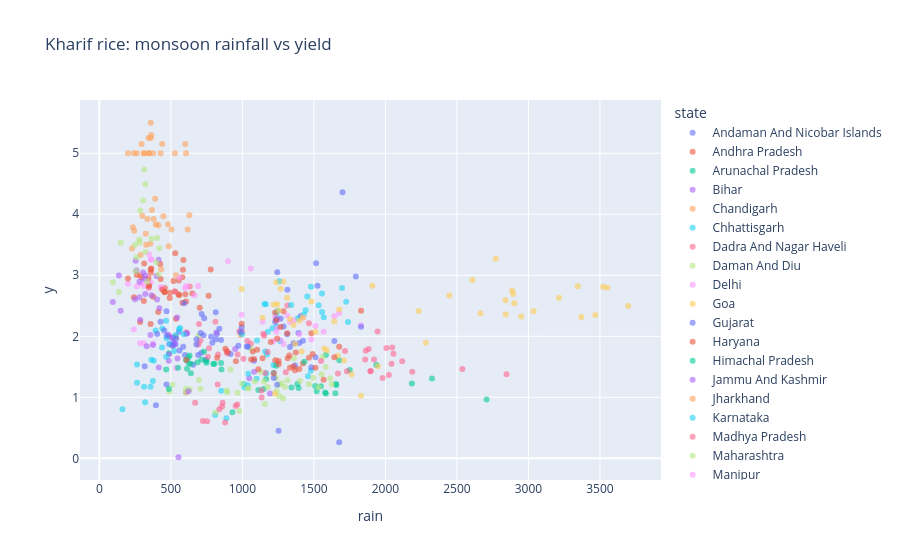

Source (notebook cell):
### Code cell
# --- Cell 8: Rainfall vs yield ---
# Overall correlation is negative. This most likely does not mean rain hurts crops:
# low-rain irrigated states (Punjab, Haryana) have the best yields (confounding, not tested here).
for c in ["Rice", "Wheat", "Maize"]:
    x = merged[merged.crop == c]
    print(c, "correlation (rainfall, yield):", round(x["season_rainfall"].corr(x["yield"]), 3))

r = merged[(merged.crop == "Rice") & (merged.season == "Kharif")].groupby(["state", "year"]).agg(
    y=("yield", "mean"), rain=("season_rainfall", "mean")).reset_index()
px.scatter(r, x="rain", y="y", color="state", opacity=0.6, title="Kharif rice: monsoon rainfall vs yield")

### Figure 1 — Plotly figure (JSON) as saved in the notebook; plotly's stock layout.template omitted (floating-point values rounded to 4 significant figures)
{"data": [{"hovertemplate": "state=Andaman And Nicobar Islands<br>rain=%{x}<br>y=%{y}<extra></extra>", "legendgroup": "Andaman And Nicobar Islands", "marker": {"color": "#636efa", "opacity": 0.6, "symbol": "circle"}, "mode": "markers", "name": "Andaman And Nicobar Islands", "orientation": "v", "showlegend": true, "type": "scatter", "x": [1244.0, 1515.0, 1526.0, 1406.0, 1392.0, 1700.0, 1315.0, 1793.0], "xaxis": "x", "y": [3.052, 3.198, 2.828, 2.329, 2.053, 4.36, 2.763, 2.981], "yaxis": "y"}, {"hovertemplate": "state=Andhra Pradesh<br>rain=%{x}<br>y=%{y}<extra></extra>", "legendgroup": "Andhra Pradesh", "marker": {"color": "#EF553B", "opacity": 0.6, "symbol": "circle"}, "mode": "markers", "name": "Andhra Pradesh", "orientation": "v", "showlegend": true, "type": "scatter", "x": [532.7, 702.0, 411.8, 650.4, 491.7, 358.4, 558.2, 455.6, 581.1, 554.2, 778.8, 555.5, 457.6, 764.0, 518.2, 580.6, 494.0, 425.6, 584.8, 530.6, 588.0], "xaxis": "x", "y": [1.991, 2.47, 2.4, 2.7, 2.627, 2.202, 2.672, 2.72, 2.55, 2.689, 3.094, 2.914, 2.791, 2.667, 2.908, 2.97, 2.714, 3.184, 3.091, 3.36, 3.25], "yaxis": "y"}, {"hovertemplate": "state=Arunachal Pradesh<br>rain=%{x}<br>y=%{y}<extra></extra>", "legendgroup": "Arunachal Pradesh", "marker": {"color": "#00cc96", "opacity": 0.6, "symbol": "circle"}, "mode": "markers", "name": "Arunachal Pradesh", "orientation": "v", "showlegend": true, "type": "scatter", "x": [1584.0, 2707.0, 1519.0, 1650.0, 1148.0, 1549.0, 1657.0, 1579.0, 1344.0, 1393.0, 2185.0, 1509.0, 1112.0, 1654.0, 1384.0, 2326.0, 1166.0, 1751.0, 1937.0, 1678.0, 1584.0], "xaxis": "x", "y": [1.061, 0.9656, 1.099, 1.068, 1.137, 1.182, 1.202, 1.081, 1.162, 1.151, 1.226, 1.184, 1.12, 1.219, 1.22, 1.309, 1.3, 1.446, 1.532, 1.607, 1.692], "yaxis": "y"}, {"hovertemplate": "state=Bihar<br>rain=%{x}<br>y=%{y}<extra></extra>", "legendgroup": "Bihar", "marker": {"color": "#ab63fa", "opacity": 0.6, "symbol": "circle"}, "mode": "markers", "name": "Bihar", "orientation": "v", "showlegend": true, "type": "scatter", "x": [1193.0, 1048.0, 949.8, 1082.0], "xaxis": "x", "y": [1.061, 1.311, 1.792, 1.419], "yaxis": "y"}, {"hovertemplate": "state=Chandigarh<br>rain=%{x}<br>y=%{y}<extra></extra>", "legendgroup": "Chandigarh", "marker": {"color": "#FFA15A", "opacity": 0.6, "symbol": "circle"}, "mode": "markers", "name": "Chandigarh", "orientation": "v", "showlegend": true, "type": "scatter", "x": [535.7, 285.4, 311.1, 376.2, 241.8, 528.4, 347.4, 428.8, 262.6, 313.8, 606.5, 346.2, 600.8, 439.8, 360.7, 363.3, 200.3, 295.3, 343.4, 359.4], "xaxis": "x", "y": [3.0, 3.0, 5.0, 5.0, 5.0, 5.0, 5.0, 5.0, 5.0, 5.0, 5.0, 5.0, 5.15, 5.15, 5.25, 5.3, 5.0, 5.15, 5.25, 5.5], "yaxis": "y"}, {"hovertemplate": "state=Chhattisgarh<br>rain=%{x}<br>y=%{y}<extra></extra>", "legendgroup": "Chhattisgarh", "marker": {"color": "#19d3f3", "opacity": 0.6, "symbol": "circle"}, "mode": "markers", "name": "Chhattisgarh", "orientation": "v", "showlegend": true, "type": "scatter", "x": [887.8, 1459.0, 809.4, 1479.0, 1014.0, 1099.0, 1219.0, 1167.0, 1037.0, 852.1, 1172.0, 1218.0, 1265.0, 1160.0, 1102.0, 1010.0, 1178.0, 1041.0], "xaxis": "x", "y": [0.6585, 1.344, 0.711, 1.436, 1.161, 1.304, 1.403, 1.395, 1.198, 1.108, 1.701, 1.528, 1.919, 1.75, 1.93, 1.22, 2.077, 1.387], "yaxis": "y"}, {"hovertemplate": "state=Dadra And Nagar Haveli<br>rain=%{x}<br>y=%{y}<extra></extra>", "legendgroup": "Dadra And Nagar Haveli", "marker": {"color": "#FF6692", "opacity": 0.6, "symbol": "circle"}, "mode": "markers", "name": "Dadra And Nagar Haveli", "orientation": "v", "showlegend": true, "type": "scatter", "x": [966.7, 489.7, 510.5, 811.5, 632.2, 1152.0, 979.2, 1315.0, 1465.0, 1177.0, 893.9, 605.7, 1035.0, 889.7, 706.7, 1060.0, 692.8, 606.2, 696.8, 997.7], "xaxis": "x", "y": [1.701, 1.996, 1.851, 2.238, 2.818, 2.01, 2.084, 2.503, 2.214, 1.743, 1.721, 1.08, 1.923, 1.76, 1.93, 1.876, 1.867, 2.067, 2.2, 2.074], "yaxis": "y"}, {"hovertemplate": "state=Daman And Diu<br>rain=%{x}<br>y=%{y}<extra></extra>", "legendgroup": "Daman And Diu", "marker": {"color": "#B6E880", "opacity": 0.6, "symbol": "circle"}, "mode": "markers", "name": "Daman And Diu", "orientation": "v", "showlegend": true, "type": "scatter", "x": [966.7, 489.7, 510.5, 811.5, 632.2, 1152.0, 979.2, 1315.0, 1465.0, 1177.0, 893.9, 605.7, 1035.0, 889.7, 706.7, 1060.0, 692.8, 606.2, 696.8, 997.7], "xaxis": "x", "y": [1.075, 1.095, 1.206, 0.7505, 1.127, 1.26, 0.7745, 1.278, 1.216, 1.171, 1.083, 1.083, 1.151, 1.113, 1.141, 1.8, 2.009, 1.139, 1.286, 1.222], "yaxis": "y"}, {"hovertemplate": "state=Delhi<br>rain=%{x}<br>y=%{y}<extra></extra>", "legendgroup": "Delhi", "marker": {"color": "#FF97FF", "opacity": 0.6, "symbol": "circle"}, "mode": "markers", "name": "Delhi", "orientation": "v", "showlegend": true, "type": "scatter", "x": [535.7, 285.4, 311.1, 376.2, 241.8, 528.4, 347.4, 428.8, 262.6, 313.8, 606.5, 346.2, 600.8, 439.8, 360.7, 363.3, 200.3, 295.3, 343.4, 359.4], "xaxis": "x", "y": [1.479, 1.885, 1.887, 1.883, 2.117, 2.735, 3.347, 2.81, 2.82, 2.823, 2.823, 2.787, 2.787, 2.787, 3.258, 3.258, 2.861, 2.861, 2.89, 2.876], "yaxis": "y"}, {"hovertemplate": "state=Goa<br>rain=%{x}<br>y=%{y}<extra></extra>", "legendgroup": "Goa", "marker": {"color": "#FECB52", "opacity": 0.6, "symbol": "circle"}, "mode": "markers", "name": "Goa", "orientation": "v", "showlegend": true, "type": "scatter", "x": [2893.0, 2900.0, 2665.0, 2841.0, 2233.0, 2446.0, 2772.0, 2886.0, 3522.0, 3036.0, 3370.0, 2949.0, 2282.0, 3467.0, 3697.0, 2839.0, 3345.0, 2609.0, 1909.0, 3551.0, 3214.0], "xaxis": "x", "y": [2.694, 2.543, 2.377, 2.355, 2.415, 2.671, 3.27, 2.749, 2.812, 2.412, 2.317, 2.326, 1.893, 2.348, 2.495, 2.59, 2.821, 2.922, 2.829, 2.795, 2.633], "yaxis": "y"}, {"hovertemplate": "state=Gujarat<br>rain=%{x}<br>y=%{y}<extra></extra>", "legendgroup": "Gujarat", "marker": {"color": "#636efa", "opacity": 0.6, "symbol": "circle"}, "mode": "markers", "name": "Gujarat", "orientation": "v", "showlegend": true, "type": "scatter", "x": [691.0, 317.0, 395.6, 656.5, 469.6, 917.4, 714.0, 972.0, 1081.0, 1031.0, 743.4, 598.8, 1039.0, 814.7, 513.4, 851.0, 532.9, 518.0, 556.8, 821.7], "xaxis": "x", "y": [1.695, 1.511, 0.872, 1.534, 1.209, 1.711, 1.732, 1.843, 1.6, 1.833, 1.616, 1.693, 1.828, 1.952, 1.979, 1.94, 1.868, 1.896, 2.074, 2.038], "yaxis": "y"}, {"hovertemplate": "state=Haryana<br>rain=%{x}<br>y=%{y}<extra></extra>", "legendgroup": "Haryana", "marker": {"color": "#EF553B", "opacity": 0.6, "symbol": "circle"}, "mode": "markers", "name": "Haryana", "orientation": "v", "showlegend": true, "type": "scatter", "x": [457.5, 535.7, 285.4, 311.1, 376.2, 241.8, 528.4, 347.4, 428.8, 262.6, 313.8, 606.5, 346.2, 600.8, 439.8, 360.7, 363.3, 200.3, 295.3, 343.4, 359.4], "xaxis": "x", "y": [2.73, 2.286, 2.236, 2.579, 2.646, 2.641, 2.733, 2.832, 2.941, 3.005, 3.191, 2.569, 2.807, 2.69, 2.761, 3.042, 3.112, 2.947, 2.964, 2.95, 3.096], "yaxis": "y"}, {"hovertemplate": "state=Himachal Pradesh<br>rain=%{x}<br>y=%{y}<extra></extra>", "legendgroup": "Himachal Pradesh", "marker": {"color": "#00cc96", "opacity": 0.6, "symbol": "circle"}, "mode": "markers", "name": "Himachal Pradesh", "orientation": "v", "showlegend": true, "type": "scatter", "x": [854.3, 804.8, 639.9, 622.5, 486.6, 613.3, 467.5, 640.3, 732.1, 630.9, 749.5, 550.4, 851.1, 796.5, 686.3, 748.2, 486.6, 607.1, 624.8, 715.7], "xaxis": "x", "y": [1.456, 1.55, 1.549, 1.655, 1.136, 1.47, 1.455, 1.396, 1.752, 1.686, 1.599, 1.485, 1.562, 1.545, 1.576, 1.565, 1.72, 1.613, 1.559, 1.619], "yaxis": "y"}, {"hovertemplate": "state=Jammu And Kashmir<br>rain=%{x}<br>y=%{y}<extra></extra>", "legendgroup": "Jammu And Kashmir", "marker": {"color": "#ab63fa", "opacity": 0.6, "symbol": "circle"}, "mode": "markers", "name": "Jammu And Kashmir", "orientation": "v", "showlegend": true, "type": "scatter", "x": [553.4, 415.5, 486.0, 546.2, 488.2, 488.6, 331.6, 609.6, 817.8, 506.1, 374.8, 522.9, 357.3, 523.0, 623.2, 614.0, 482.8, 543.9], "xaxis": "x", "y": [0.01774, 1.488, 1.6, 1.634, 1.708, 1.87, 1.838, 2.041, 2.061, 1.975, 1.859, 1.872, 2.022, 1.887, 1.098, 2.049, 2.026, 2.31], "yaxis": "y"}, {"hovertemplate": "state=Jharkhand<br>rain=%{x}<br>y=%{y}<extra></extra>", "legendgroup": "Jharkhand", "marker": {"color": "#FFA15A", "opacity": 0.6, "symbol": "circle"}, "mode": "markers", "name": "Jharkhand", "orientation": "v", "showlegend": true, "type": "scatter", "x": [988.1], "xaxis": "x", "y": [2.023], "yaxis": "y"}, {"hovertemplate": "state=Karnataka<br>rain=%{x}<br>y=%{y}<extra></extra>", "legendgroup": "Karnataka", "marker": {"color": "#19d3f3", "opacity": 0.6, "symbol": "circle"}, "mode": "markers", "name": "Karnataka", "orientation": "v", "showlegend": true, "type": "scatter", "x": [1738.0, 1569.0, 1387.0, 1430.0, 1240.0, 997.6, 1211.0, 1238.0, 1533.0, 1442.0, 1726.0, 1342.0, 1557.0, 1454.0, 1556.0, 1246.0, 1697.0, 1480.0, 1164.0, 1155.0, 1260.0], "xaxis": "x", "y": [2.233, 2.311, 2.292, 2.357, 2.155, 2.035, 2.133, 2.369, 2.509, 2.426, 2.568, 2.513, 2.397, 2.653, 2.703, 2.418, 2.792, 2.812, 2.527, 2.53, 2.901], "yaxis": "y"}, {"hovertemplate": "state=Madhya Pradesh<br>rain=%{x}<br>y=%{y}<extra></extra>", "legendgroup": "Madhya Pradesh", "marker": {"color": "#FF6692", "opacity": 0.6, "symbol": "circle"}, "mode": "markers", "name": "Madhya Pradesh", "orientation": "v", "showlegend": true, "type": "scatter", "x": [879.4, 1134.0, 723.2, 858.7, 753.3, 1135.0, 839.8, 964.3, 953.0, 669.9, 861.8, 827.6, 1158.0, 1007.0, 1304.0, 759.1, 829.8, 1146.0, 766.9], "xaxis": "x", "y": [0.5864, 1.111, 0.6129, 0.8492, 0.6084, 0.9974, 0.8036, 0.8814, 0.8567, 0.9126, 0.9108, 1.212, 1.4, 1.631, 1.411, 1.663, 1.701, 2.04, 1.806], "yaxis": "y"}, {"hovertemplate": "state=Maharashtra<br>rain=%{x}<br>y=%{y}<extra></extra>", "legendgroup": "Maharashtra", "marker": {"color": "#B6E880", "opacity": 0.6, "symbol": "circle"}, "mode": "markers", "name": "Maharashtra", "orientation": "v", "showlegend": true, "type": "scatter", "x": [1240.0, 1402.0, 1259.0, 1284.0, 1088.0, 1157.0, 1275.0, 1258.0, 1625.0, 1533.0, 1555.0, 1298.0, 1044.0, 1613.0, 1496.0, 1236.0, 1583.0, 1127.0, 917.9, 1562.0, 1360.0], "xaxis": "x", "y": [1.102, 1.268, 1.212, 0.9862, 1.262, 0.8909, 1.232, 1.023, 1.216, 1.166, 1.376, 1.17, 1.147, 1.311, 1.32, 1.317, 1.495, 1.42, 1.456, 1.664, 1.638], "yaxis": "y"}, {"hovertemplate": "state=Manipur<br>rain=%{x}<br>y=%{y}<extra></extra>", "legendgroup": "Manipur", "marker": {"color": "#FF97FF", "opacity": 0.6, "symbol": "circle"}, "mode": "markers", "name": "Manipur", "orientation": "v", "showlegend": true, "type": "scatter", "x": [1568.0, 1511.0, 1358.0, 1333.0, 1398.0, 1423.0, 1643.0, 1141.0, 1253.0, 1677.0, 1243.0, 1220.0, 1482.0, 1313.0, 1268.0, 995.2, 1237.0, 1288.0, 1229.0, 1830.0], "xaxis": "x", "y": [2.076, 2.17, 2.261, 2.234, 2.033, 2.305, 2.328, 2.238, 2.276, 2.377, 2.134, 1.923, 1.948, 2.342, 1.937, 2.355, 2.073, 1.875, 2.315, 2.179], "yaxis": "y"}, {"hovertemplate": "state=Meghalaya<br>rain=%{x}<br>y=%{y}<extra></extra>", "legendgroup": "Meghalaya", "marker": {"color": "#FECB52", "opacity": 0.6, "symbol": "circle"}, "mode": "markers", "name": "Meghalaya", "orientation": "v", "showlegend": true, "type": "scatter", "x": [1763.0, 1947.0, 1710.0, 1667.0, 1413.0, 1590.0, 1573.0], "xaxis": "x", "y": [1.379, 1.508, 1.605, 1.681, 1.752, 1.768, 1.799], "yaxis": "y"}, {"hovertemplate": "state=Mizoram<br>rain=%{x}<br>y=%{y}<extra></extra>", "legendgroup": "Mizoram", "marker": {"color": "#636efa", "opacity": 0.6, "symbol": "circle"}, "mode": "markers", "name": "Mizoram", "orientation": "v", "showlegend": true, "type": "scatter", "x": [1368.0, 1511.0, 1358.0, 1333.0, 1398.0, 1423.0, 1643.0, 1253.0, 1677.0, 1243.0, 1220.0, 1482.0, 1313.0, 1268.0, 995.2, 1237.0, 1288.0, 1229.0, 1830.0], "xaxis": "x", "y": [1.524, 1.656, 1.887, 1.827, 1.89, 1.926, 1.921, 0.4515, 0.263, 1.206, 1.318, 1.494, 2.033, 2.293, 2.147, 2.282, 2.16, 2.233, 2.159], "yaxis": "y"}, {"hovertemplate": "state=Nagaland<br>rain=%{x}<br>y=%{y}<extra></extra>", "legendgroup": "Nagaland", "marker": {"color": "#EF553B", "opacity": 0.6, "symbol": "circle"}, "mode": "markers", "name": "Nagaland", "orientation": "v", "showlegend": true, "type": "scatter", "x": [1568.0, 1368.0, 1511.0, 1358.0, 1333.0, 1398.0, 1423.0, 1643.0, 1141.0, 1253.0, 1677.0, 1243.0, 1220.0, 1482.0, 1313.0, 1268.0, 995.2, 1237.0, 1288.0, 1229.0, 1830.0], "xaxis": "x", "y": [1.289, 1.442, 1.485, 1.505, 1.485, 1.463, 1.555, 1.656, 1.64, 1.596, 1.827, 1.965, 1.393, 2.051, 2.048, 2.151, 2.204, 2.262, 2.41, 2.391, 2.421], "yaxis": "y"}, {"hovertemplate": "state=Odisha<br>rain=%{x}<br>y=%{y}<extra></extra>", "legendgroup": "Odisha", "marker": {"color": "#00cc96", "opacity": 0.6, "symbol": "circle"}, "mode": "markers", "name": "Odisha", "orientation": "v", "showlegend": true, "type": "scatter", "x": [1433.0, 930.3, 1236.0], "xaxis": "x", "y": [1.584, 0.7537, 1.516], "yaxis": "y"}, {"hovertemplate": "state=Puducherry<br>rain=%{x}<br>y=%{y}<extra></extra>", "legendgroup": "Puducherry", "marker": {"color": "#ab63fa", "opacity": 0.6, "symbol": "circle"}, "mode": "markers", "name": "Puducherry", "orientation": "v", "showlegend": true, "type": "scatter", "x": [419.6, 249.6, 403.9, 149.6, 94.2, 136.6, 280.5, 399.7, 321.4, 280.4, 365.4, 306.4, 259.5, 321.5, 315.0, 285.9, 253.9, 414.6], "xaxis": "x", "y": [2.459, 2.608, 2.605, 2.418, 2.561, 2.995, 2.64, 2.987, 2.997, 2.893, 2.674, 3.045, 3.08, 2.695, 2.937, 2.273, 3.238, 3.254], "yaxis": "y"}, {"hovertemplate": "state=Punjab<br>rain=%{x}<br>y=%{y}<extra></extra>", "legendgroup": "Punjab", "marker": {"color": "#FFA15A", "opacity": 0.6, "symbol": "circle"}, "mode": "markers", "name": "Punjab", "orientation": "v", "showlegend": true, "type": "scatter", "x": [485.2, 432.6, 287.9, 326.9, 357.1, 228.5, 324.3, 234.0, 413.3, 504.8, 448.6, 629.4, 300.1, 395.1, 617.5, 379.5, 479.7, 244.6, 336.3, 367.9, 390.1], "xaxis": "x", "y": [3.478, 3.099, 3.332, 3.501, 3.517, 3.44, 3.679, 3.789, 3.821, 3.751, 3.968, 3.986, 3.978, 3.833, 3.749, 3.924, 3.834, 3.729, 3.922, 4.068, 4.254], "yaxis": "y"}, {"hovertemplate": "state=Rajasthan<br>rain=%{x}<br>y=%{y}<extra></extra>", "legendgroup": "Rajasthan", "marker": {"color": "#19d3f3", "opacity": 0.6, "symbol": "circle"}, "mode": "markers", "name": "Rajasthan", "orientation": "v", "showlegend": true, "type": "scatter", "x": [358.7, 313.4, 263.8, 320.0, 374.4, 161.9, 467.8, 363.8, 381.2, 522.3, 393.4, 438.4, 263.3, 533.8, 590.5, 491.2, 557.6, 440.6, 470.4, 564.9, 466.4], "xaxis": "x", "y": [1.175, 1.174, 1.239, 0.9194, 1.269, 0.8058, 1.666, 1.614, 1.601, 1.76, 2.096, 1.818, 1.539, 2.017, 2.033, 1.875, 2.115, 2.128, 1.969, 2.138, 2.255], "yaxis": "y"}, {"hovertemplate": "state=Sikkim<br>rain=%{x}<br>y=%{y}<extra></extra>", "legendgroup": "Sikkim", "marker": {"color": "#FF6692", "opacity": 0.6, "symbol": "circle"}, "mode": "markers", "name": "Sikkim", "orientation": "v", "showlegend": true, "type": "scatter", "x": [2024.0, 2847.0, 2538.0, 2188.0, 1731.0, 1897.0, 1895.0, 1980.0, 1945.0, 1668.0, 2042.0, 2117.0, 1550.0, 1921.0, 1859.0, 2056.0, 1718.0, 1863.0, 1883.0, 2007.0, 2047.0], "xaxis": "x", "y": [1.367, 1.377, 1.465, 1.421, 1.429, 1.433, 1.428, 1.318, 2.081, 1.392, 1.549, 1.591, 1.593, 1.622, 1.621, 1.715, 1.759, 1.762, 1.792, 1.807, 1.816], "yaxis": "y"}, {"hovertemplate": "state=Tamil Nadu<br>rain=%{x}<br>y=%{y}<extra></extra>", "legendgroup": "Tamil Nadu", "marker": {"color": "#B6E880", "opacity": 0.6, "symbol": "circle"}, "mode": "markers", "name": "Tamil Nadu", "orientation": "v", "showlegend": true, "type": "scatter", "x": [419.6, 249.6, 403.9, 149.6, 94.2, 136.6, 413.2, 334.8, 280.5, 399.7, 321.4, 280.4, 365.4, 306.4, 259.5, 321.5, 315.0, 285.9, 253.9], "xaxis": "x", "y": [3.445, 3.5, 3.611, 3.533, 2.885, 2.728, 3.015, 2.896, 3.586, 3.215, 3.383, 3.539, 3.597, 4.226, 3.293, 4.491, 4.73, 4.06, 3.068], "yaxis": "y"}, {"hovertemplate": "state=Telangana<br>rain=%{x}<br>y=%{y}<extra></extra>", "legendgroup": "Telangana", "marker": {"color": "#FF97FF", "opacity": 0.6, "symbol": "circle"}, "mode": "markers", "name": "Telangana", "orientation": "v", "showlegend": true, "type": "scatter", "x": [1059.0, 560.3, 690.1, 899.8, 664.9], "xaxis": "x", "y": [3.113, 2.959, 2.824, 3.229, 2.673], "yaxis": "y"}, {"hovertemplate": "state=Tripura<br>rain=%{x}<br>y=%{y}<extra></extra>", "legendgroup": "Tripura", "marker": {"color": "#FECB52", "opacity": 0.6, "symbol": "circle"}, "mode": "markers", "name": "Tripura", "orientation": "v", "showlegend": true, "type": "scatter", "x": [1368.0, 1511.0, 1358.0, 1333.0, 1398.0, 1423.0, 1643.0, 1141.0, 1253.0, 1677.0, 1243.0, 1220.0, 1482.0, 1313.0, 1268.0, 995.2, 1237.0, 1288.0, 1229.0, 1830.0], "xaxis": "x", "y": [1.879, 2.073, 2.187, 2.279, 2.255, 2.308, 2.241, 2.305, 2.422, 2.438, 2.527, 2.521, 2.57, 2.631, 2.78, 2.775, 2.886, 2.893, 1.058, 1.026], "yaxis": "y"}, {"hovertemplate": "state=Uttar Pradesh<br>rain=%{x}<br>y=%{y}<extra></extra>", "legendgroup": "Uttar Pradesh", "marker": {"color": "#636efa", "opacity": 0.6, "symbol": "circle"}, "mode": "markers", "name": "Uttar Pradesh", "orientation": "v", "showlegend": true, "type": "scatter", "x": [404.3, 678.6, 781.4, 789.8, 728.1, 560.0, 987.9, 586.3, 679.3, 513.4, 537.2, 839.1, 470.6, 708.7, 733.0, 469.6, 813.9, 428.2, 454.1, 715.2, 593.3], "xaxis": "x", "y": [2.037, 1.865, 1.992, 1.895, 2.016, 1.766, 2.067, 1.828, 1.952, 1.846, 1.962, 2.125, 2.01, 2.053, 2.294, 2.409, 2.396, 2.24, 2.095, 2.366, 2.541], "yaxis": "y"}, {"hovertemplate": "state=Uttarakhand<br>rain=%{x}<br>y=%{y}<extra></extra>", "legendgroup": "Uttarakhand", "marker": {"color": "#EF553B", "opacity": 0.6, "symbol": "circle"}, "mode": "markers", "name": "Uttarakhand", "orientation": "v", "showlegend": true, "type": "scatter", "x": [1465.0, 1230.0, 1112.0, 1317.0, 954.7, 1061.0, 823.6, 1491.0, 1082.0, 608.6, 1254.0, 1328.0, 1073.0, 1373.0, 897.7, 881.5, 1103.0, 1199.0], "xaxis": "x", "y": [1.648, 1.608, 1.461, 1.639, 1.592, 1.62, 1.647, 1.709, 1.627, 1.614, 1.54, 1.684, 1.75, 1.736, 1.737, 1.795, 1.779, 1.908], "yaxis": "y"}], "layout": {"legend": {"title": {"text": "state"}, "tracegroupgap": 0}, "title": {"text": "Kharif rice: monsoon rainfall vs yield"}, "xaxis": {"anchor": "y", "domain": [0, 1], "title": {"text": "rain"}}, "yaxis": {"anchor": "x", "domain": [0, 1], "title": {"text": "y"}}}}
